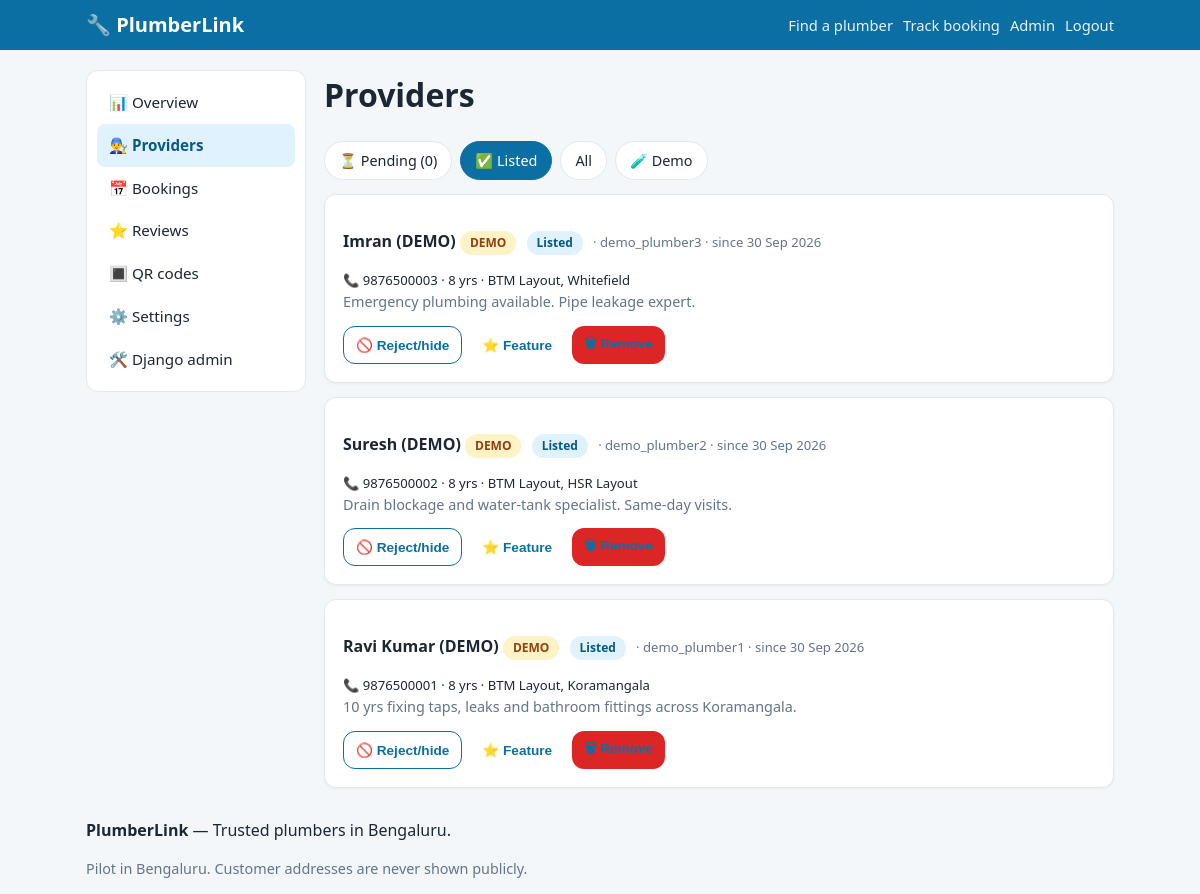
The app's page /admin-panel/providers/?tab=listed (signed in) with its own data.
### core/models.py (models this page shows, shortened)
class ProviderProfile(models.Model):
    user = models.OneToOneField(User, on_delete=models.CASCADE, related_name="provider_profile")
    display_name = models.CharField(max_length=120, help_text="Name shown to customers")
    phone = models.CharField(max_length=20, help_text="Customer-facing phone number")
    photo = models.ImageField(upload_to="providers/", blank=True, null=True)
    bio = models.TextField(blank=True)
    experience_years = models.PositiveSmallIntegerField(default=0)
    emergency_available = models.BooleanField(default=False)
    services = models.ManyToManyField(Service, through="ProviderService", related_name="providers")
    areas = models.ManyToManyField(Locality, related_name="providers", help_text="Localities served")
    work_start = models.TimeField(default="09:00")
    work_end = models.TimeField(default="19:00")
    work_days = models.CharField(
        max_length=60, default="Mon,Tue,Wed,Thu,Fri,Sat",
        help_text="Comma-separated, e.g. Mon,Tue,Wed,Thu,Fri,Sat",
    )
    is_available = models.BooleanField(default=True, help_text="Master on/off switch for new bookings")
    is_approved = models.BooleanField(default=False, help_text="Admin approval — unapproved profiles are hidden")
    is_featured = models.BooleanField(default=False, help_text="Pinned to the top of listings")
    is_demo = models.BooleanField(default=False, help_text="Sample data — clearly badged in the UI")
    rating_avg = models.FloatField(default=0.0)
    rating_count = models.PositiveIntegerField(default=0)
    created_at = models.DateTimeField(auto_now_add=True)
    updated_at = models.DateTimeField(auto_now=True)
    class Meta:
        ordering = ["-is_featured", "-rating_avg", "display_name"]
    @property
    def is_listed(self) -> bool:
        return self.is_approved and self.is_available

class Locality(models.Model):
    name = models.CharField(max_length=100, unique=True)
    slug = models.SlugField(max_length=100, unique=True, blank=True)
    city = models.CharField(max_length=100, default="Bengaluru")
    active = models.BooleanField(default=True)
    class Meta:
        ordering = ["name"]
        verbose_name_plural = "localities"
    def __str__(self):
        return f"{self.name}"

### core/views.py (the view, shortened to what this page needs)
# urls.py: path("admin-panel/providers/", v.admin_providers, name="admin_providers"),
@staff_member_required
def admin_providers(request):
    tab = request.GET.get("tab", "pending")
    qs = ProviderProfile.objects.select_related("user").prefetch_related("areas").order_by("-created_at")
    if tab == "pending":
        qs = qs.filter(is_approved=False)
    elif tab == "listed":
        qs = qs.filter(is_approved=True)
    elif tab == "demo":
        qs = qs.filter(is_demo=True)
    return render(request, "core/a_providers.html", {
        "providers": qs, "tab": tab,
        "pending_count": ProviderProfile.objects.filter(is_approved=False).count(),
    })

### core/context_processors.py (called while the page is built)
def site(request):
    return {
        "brand_name": "PlumberLink",
        "brand_tagline": "Trusted plumbers in Bengaluru",
        "service_categories": ServiceCategory.objects.all().prefetch_related("services"),
        "platform": PlatformSettings.get(),
    }

### core/models.py (called while the page is built)
    @classmethod
    def get(cls) -> "PlatformSettings":
        obj, _ = cls.objects.get_or_create(pk=1)
        return obj

### core/templates/core/a_providers.html (shortened to what this page needs)
{% extends "core/a_base.html" %}
{% block acontent %}
<h1>Providers</h1>
<div class="tabs">
  <a href="?tab=pending" class="{% if tab == 'pending' %}on{% endif %}">⏳ Pending ({{ pending_count }})</a>
  <a href="?tab=listed" class="{% if tab == 'listed' %}on{% endif %}">✅ Listed</a>
  <a href="?tab=all" class="{% if tab == 'all' %}on{% endif %}">All</a>
  <a href="?tab=demo" class="{% if tab == 'demo' %}on{% endif %}">🧪 Demo</a>
</div>
{% for p in providers %}
<div class="card">
  <p><strong>{{ p.display_name }}</strong>
    {% if p.is_demo %}<span class="badge badge-demo">DEMO</span>{% endif %}
    {% if p.is_listed %}<span class="badge">Listed</span>{% else %}<span class="badge" style="background:#fee2e2;color:#991b1b">Hidden</span>{% endif %}
    <span class="muted small">· {{ p.user.username }} · since {{ p.created_at|date:"d M Y" }}</span></p>
  <p class="small">📞 {{ p.phone }} · {{ p.experience_years }} yrs · {{ p.areas.all|join:", " }}<br>
     <span class="muted">{{ p.bio|truncatewords:20 }}</span></p>
  <form method="post" class="inline-form">
    <div class="actions-row no-print">
      {% if p.is_approved %}<button class="btn btn-ghost btn-sm" name="action" value="reject">🚫 Reject/hide</button>{% endif %}
      {% if not p.is_featured %}<button class="btn btn-sm" name="action" value="feature">⭐ Feature</button>
      {% else %}<button class="btn btn-ghost btn-sm" name="action" value="unfeature">☆ Unfeature</button>{% endif %}
      <button class="btn btn-danger btn-sm" name="action" value="delete" onclick="return confirm('Remove this provider and their account? Used for spam/fake cleanup.')">🗑 Remove</button>
    </div>
  </form>
</div>
{% empty %}<div class="card"><p class="muted">Nobody here.</p></div>{% endfor %}
{% endblock %}

### core/static/core/css/style.css (style rules this page uses)
:root { --brand:#0b6fa4; --brand-d:#085a86; --accent:#f59e0b; --bg:#f4f7fa; --card:#ffffff; --ink:#1c2733; --muted:#64748b; --line:#e2e8f0; --ok:#16a34a; --warn:#d97706; --bad:#dc2626; --radius:12px; }
* { box-sizing:border-box }
body { margin:0;font-family:system-ui,-apple-system,"Segoe UI",Roboto,Arial,sans-serif; background:var(--bg);color:var(--ink);line-height:1.5 }
.btn { display:inline-block;background:var(--brand);color:#fff;border:0;border-radius:var(--radius); padding:12px 20px;font-size:1rem;font-weight:600;cursor:pointer;text-decoration:none;text-align:center }
.btn-sm { padding:7px 12px;font-size:.85rem;background:#fff;color:var(--brand) }
.btn-ghost { background:#fff;color:var(--brand);border:1.5px solid var(--brand) }
.btn-danger { background:var(--bad) }
.card { background:var(--card);border:1px solid var(--line);border-radius:var(--radius); padding:18px;margin:14px 0;box-shadow:0 1px 3px rgba(0,0,0,.05) }
.muted { color:var(--muted);font-size:.9rem }
.small { font-size:.82rem }
.badge { display:inline-block;font-size:.75rem;font-weight:700;padding:3px 10px;border-radius:999px; background:#e0f2fe;color:#075985;margin-right:6px }
.badge-demo { background:#fef3c7;color:#92400e }
.tabs { display:flex;gap:8px;flex-wrap:wrap;margin:12px 0 }
.tabs a { padding:8px 14px;border-radius:999px;background:#fff;border:1px solid var(--line); text-decoration:none;color:var(--ink);font-size:.9rem }
.tabs a.on { background:var(--brand);color:#fff;border-color:var(--brand) }
.inline-form { display:inline }
.actions-row { display:flex;gap:8px;flex-wrap:wrap;margin-top:12px }

### records on screen
ProviderProfile: display_name "Imran (DEMO)", is_demo "DEMO", is_approved "Listed", user.username "demo_plumber3", created_at "30 Sep 2026", phone "9876500003", experience_years "8", areas.all "BTM Layout, Whitefield", bio "Emergency plumbing available. Pipe leakage expert.", is_featured "⭐ Feature"
ProviderProfile: display_name "Suresh (DEMO)", is_demo "DEMO", is_approved "Listed", user.username "demo_plumber2", created_at "30 Sep 2026", phone "9876500002", experience_years "8", areas.all "BTM Layout, HSR Layout", bio "Drain blockage and water-tank specialist. Same-day visits.", is_featured "⭐ Feature"
ProviderProfile: display_name "Ravi Kumar (DEMO)", is_demo "DEMO", is_approved "Listed", user.username "demo_plumber1", created_at "30 Sep 2026", phone "9876500001", experience_years "8", areas.all "BTM Layout, Koramangala", bio "10 yrs fixing taps, leaks and bathroom fittings across Koramangala.", is_featured "⭐ Feature"

### other values on screen
{{ brand_name }} "PlumberLink"
{{ pending_count }} "0"
{{ brand_tagline }} "Trusted plumbers in Bengaluru"
